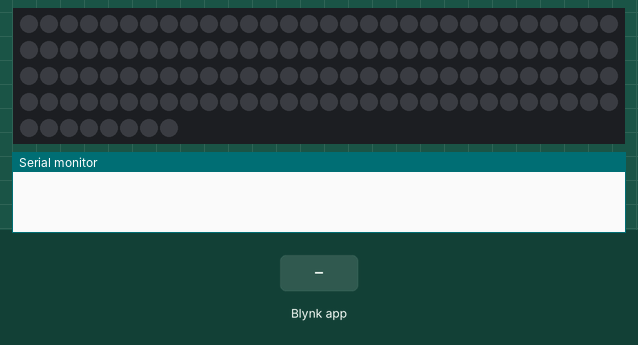
This program was run on a simulated ESP32. Parts: 128 RGB LEDs in strip order, left to right, continuing on the next row, the last lines printed to the serial monitor. Inputs (shaded band) come from the test bench. Dim RGB values are drawn brighter than linear; WiFi joins after 1.5 s; servers stay silent unless stated.

Above: at 3.0 s.
3.1 s: Blynk app writes 0 to V4
At 4.3 s:
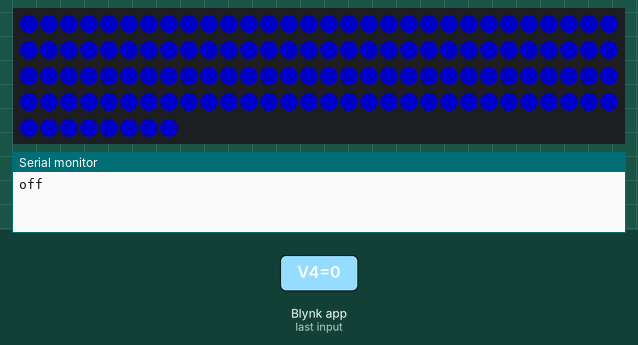
4.6 s: Blynk app writes 1 to V0
At 5.7 s:
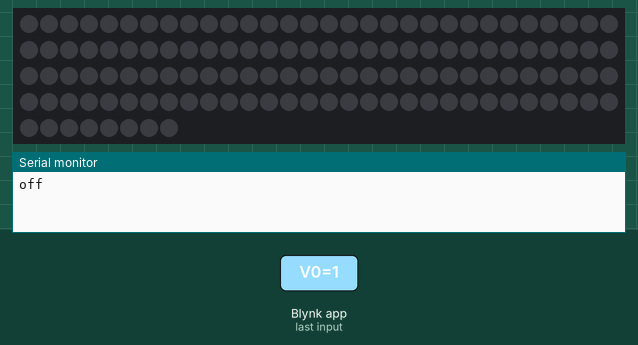
6.1 s: Blynk app writes 1 to V1
At 6.8 s:
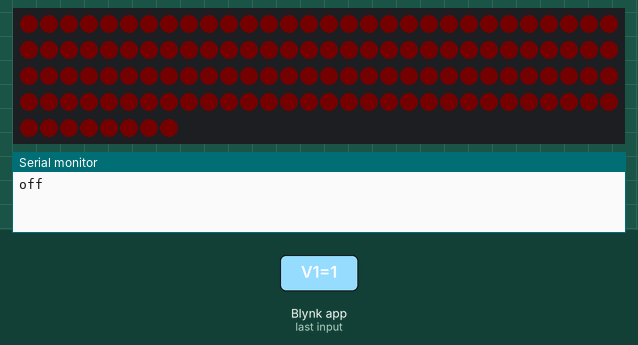
7.6 s: Blynk app writes 1 to V2
At 7.9 s:
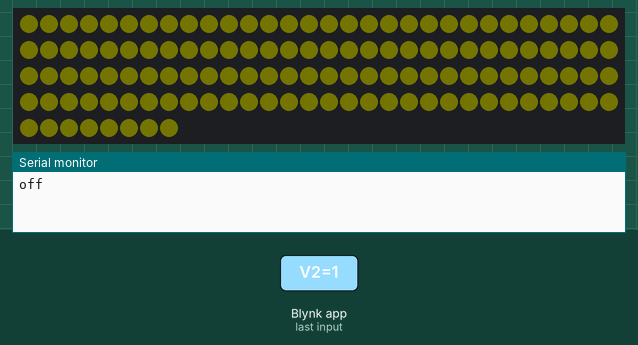
9.1 s: Blynk app writes 0 to V1
At 10.2 s:
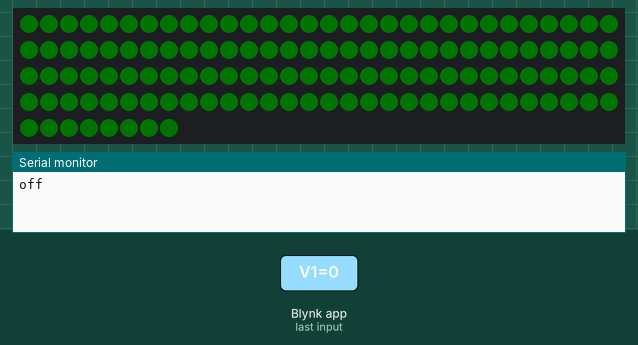
10.6 s: Blynk app writes 1 to V3
At 11.4 s:
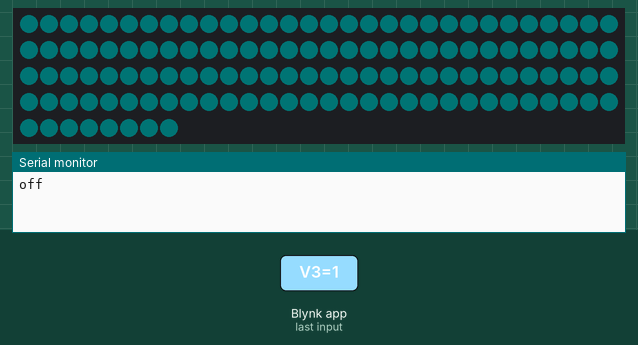
Timing chart, 0 to 13.1 s (numbered marks = the images above; inputs shaded):
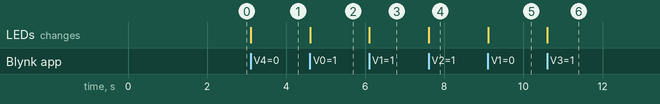

Measured:
- after the input at 3.1 s, the LEDs: change at once (image 1)
- after the input at 4.6 s, the LEDs: change at once (image 2)
- after the input at 6.1 s, the LEDs: change at once (image 3)
- after the input at 7.6 s, the LEDs: change at once (image 4)
- after the input at 9.1 s, the LEDs: change at once (image 5)
- after the input at 10.6 s, the LEDs: change at once (image 6)

The program:

main.cpp
```cpp
#include <Arduino.h>
#include <WiFi.h>
#include <WiFiClient.h>
#include <BlynkSimpleEsp32.h>
#include <NeoPixelBus.h>

char auth[] = "cd79be1316f14c81bef73f3c43438059";

// Your WiFi credentials.
// Set password to "" for open networks.
char ssid[] = "Pilate2";
char pass[] = "asdfghjklqwer";

#define colorSaturation 255

const uint16_t PixelCount = 128; // this example assumes 4 pixels, making it smaller will cause a failure
const uint8_t PixelPin = 4;  // make sure to set this to the correct pin, ignored for Esp8266

// three element pixels, in different order and speeds
NeoPixelBus<NeoGrbFeature, Neo800KbpsMethod> strip(PixelCount, PixelPin);
//NeoPixelBus<NeoRgbFeature, Neo400KbpsMethod> strip(PixelCount, PixelPin);

// For Esp8266, the Pin is omitted and it uses GPIO3 due to DMA hardware use.
// There are other Esp8266 alternative methods that provide more pin options, but also have
// other side effects.
//NeoPixelBus<NeoGrbFeature, Neo800KbpsMethod> strip(PixelCount);
//
// NeoEsp8266Uart800KbpsMethod uses GPI02 instead

// You can also use one of these for Esp8266,
// each having their own restrictions
//
// These two are the same as above as the DMA method is the default
// NOTE: These will ignore the PIN and use GPI03 pin
//NeoPixelBus<NeoGrbFeature, NeoEsp8266Dma800KbpsMethod> strip(PixelCount, PixelPin);
//NeoPixelBus<NeoRgbFeature, NeoEsp8266Dma400KbpsMethod> strip(PixelCount, PixelPin);

// Uart method is good for the Esp-01 or other pin restricted modules
// NOTE: These will ignore the PIN and use GPI02 pin
//NeoPixelBus<NeoGrbFeature, NeoEsp8266Uart800KbpsMethod> strip(PixelCount, PixelPin);
//NeoPixelBus<NeoRgbFeature, NeoEsp8266Uart400KbpsMethod> strip(PixelCount, PixelPin);

// The bitbang method is really only good if you are not using WiFi features of the ESP
// It works with all but pin 16
//NeoPixelBus<NeoGrbFeature, NeoEsp8266BitBang800KbpsMethod> strip(PixelCount, PixelPin);
//NeoPixelBus<NeoRgbFeature, NeoEsp8266BitBang400KbpsMethod> strip(PixelCount, PixelPin);

// four element pixels, RGBW
//NeoPixelBus<NeoRgbwFeature, Neo800KbpsMethod> strip(PixelCount, PixelPin);

RgbColor red(colorSaturation, 0, 0);
RgbColor green(0, colorSaturation, 0);
RgbColor blue(0, 0, colorSaturation);
RgbColor white(colorSaturation);
RgbColor black(0);

int redShade = 0;
int greenShade = 0;
int blueShade = 0;

int OnOffState = 0;

RgbColor BlynkColor(redShade,greenShade,blueShade);

BLYNK_WRITE(V1)
{
  redShade = param.asInt();
  BlynkColor = RgbColor(redShade, greenShade, blueShade);
  if (OnOffState == 1){
    for(int i=0;i<PixelCount;i++){
      strip.SetPixelColor(i, BlynkColor);
    }
    strip.Show(); // This sends the updated pixel color to the hardware.
  }
}

BLYNK_WRITE(V2)
{
  greenShade = param.asInt();
  BlynkColor = RgbColor(redShade, greenShade, blueShade);
  if (OnOffState == 1){
    for(int i=0;i<PixelCount;i++){
      strip.SetPixelColor(i, BlynkColor);
    }
    strip.Show(); // This sends the updated pixel color to the hardware.
  }
}

BLYNK_WRITE(V3)
{
  blueShade = param.asInt();
  BlynkColor = RgbColor(redShade, greenShade, blueShade);
  if (OnOffState == 1){
    for(int i=0;i<PixelCount;i++){
      strip.SetPixelColor(i, BlynkColor);
    }
    strip.Show(); // This sends the updated pixel color to the hardware.
  }
}

BLYNK_WRITE(V0)
{
  int tempButtonState = param.asInt();
  OnOffState = tempButtonState;
  if (tempButtonState == 0){
    BlynkColor = RgbColor(0,0,0);
  }
  else{
    BlynkColor = RgbColor(redShade, greenShade, blueShade);
  }
  for(int i=0;i<PixelCount;i++){
    strip.SetPixelColor(i, BlynkColor);
  }
  strip.Show(); // This sends the updated pixel color to the hardware.
}

BLYNK_WRITE(V4)
{
  int tempButtonState = param.asInt();
  OnOffState = tempButtonState;
  if (tempButtonState == 0){
    BlynkColor = RgbColor(0,0,100);
    Serial.println("off");
  }
  else{
    BlynkColor = RgbColor(redShade, greenShade, blueShade);
    Serial.println("on");

  }
  for(int i=0;i<PixelCount;i++){
    strip.SetPixelColor(i, BlynkColor);
  }

  strip.Show(); // This sends the updated pixel color to the hardware.
}

void setup() {

  Serial.begin(115200);

  // this resets all the neopixels to an off state
  strip.Begin();
  strip.Show();

  Blynk.begin(auth, ssid, pass);
}

void loop() {
  Blynk.run();
}
```
